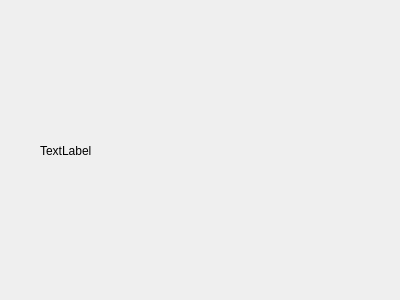
<?xml version="1.0" encoding="UTF-8"?>
<ui version="4.0">
 <class>SingleImagePreview</class>
 <widget class="QWidget" name="SingleImagePreview">
  <property name="geometry">
   <rect>
    <x>0</x>
    <y>0</y>
    <width>400</width>
    <height>300</height>
   </rect>
  </property>
  <property name="windowTitle">
   <string>Form</string>
  </property>
  <widget class="QLabel" name="imgContent">
   <property name="geometry">
    <rect>
     <x>40</x>
     <y>40</y>
     <width>311</width>
     <height>221</height>
    </rect>
   </property>
   <property name="text">
    <string>TextLabel</string>
   </property>
  </widget>
 </widget>
 <resources/>
 <connections/>
</ui>
